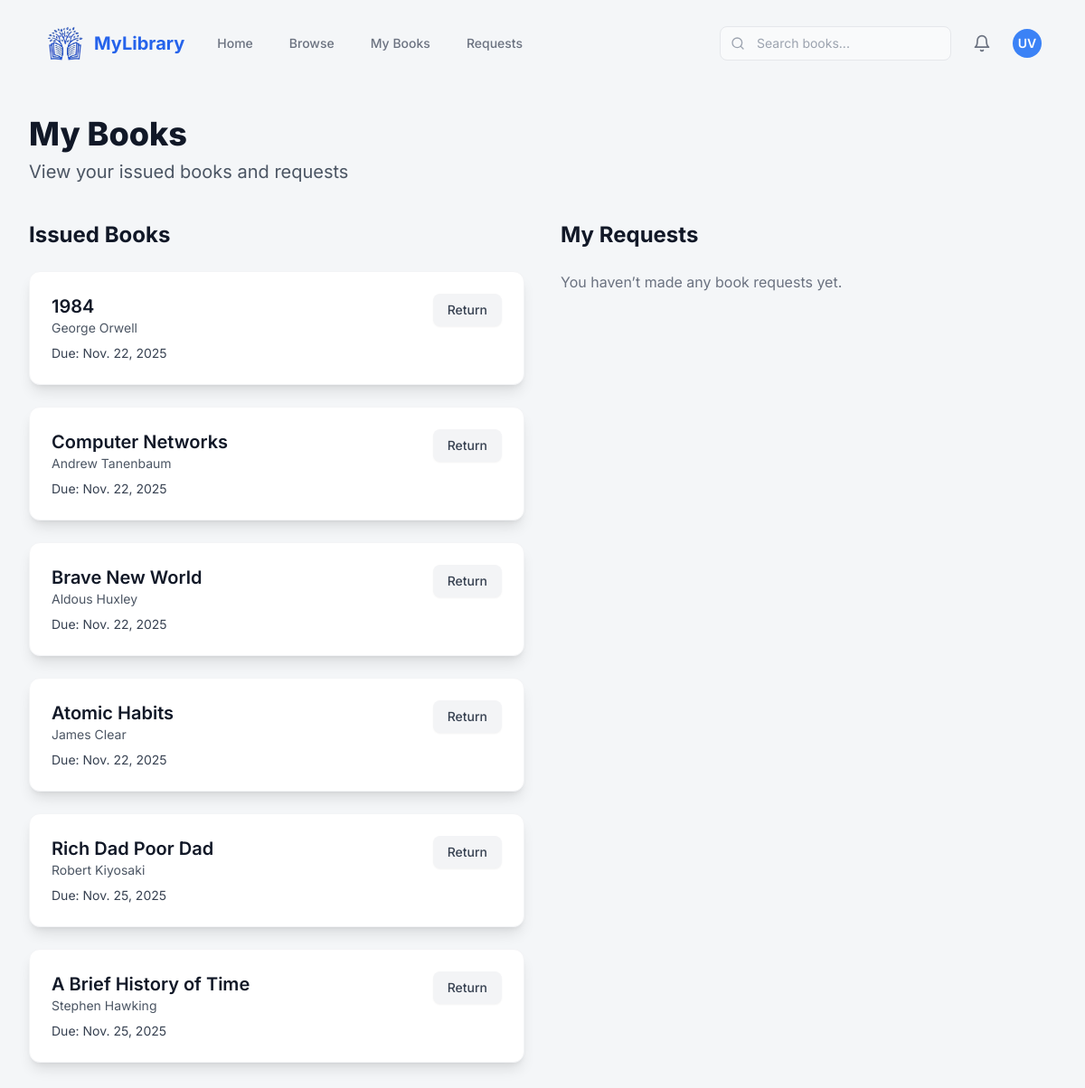
Screenshot of /user/my-books (signed in) with the database file from the repository.
### library_db/models.py (models this page shows, shortened)
class IssueRecord(models.Model):
    STATUS_CHOICES = [
        ('issued', 'Issued'),
        ('returned', 'Returned'),
        ('overdue', 'Overdue'),
    ]
    issue_id = models.AutoField(primary_key=True)
    user = models.ForeignKey(settings.AUTH_USER_MODEL, on_delete=models.CASCADE, related_name='issues')
    book = models.ForeignKey(Book, on_delete=models.CASCADE, related_name='issues')
    issue_date = models.DateField()
    due_date = models.DateField()
    return_date = models.DateField(blank=True, null=True)
    status = models.CharField(max_length=20, choices=STATUS_CHOICES)

class Book(models.Model):
    book_id = models.AutoField(primary_key=True)
    isbn = models.CharField(max_length=20, unique=True)
    title = models.CharField(max_length=255)
    author = models.CharField(max_length=100)
    genre = models.ManyToManyField(Genre, related_name='books')
    language = models.ForeignKey(Language, on_delete=models.CASCADE, related_name='books', null=True)
    description = models.TextField(blank=True, null=True)
    image_url = models.URLField(max_length=500, blank=True, null=True)
    total_copies = models.IntegerField()
    available_copies = models.IntegerField()
    def genre_display(self):
      return ', '.join(genre.genre_name for genre in self.genre.all())
    genre_display.short_description = 'Genres'

### LMS/views.py (the view)
# urls.py: path('user/my-books', views.user_my_books, name='user_my_books'),
@login_required
def user_my_books(request):
    issued_books = IssueRecord.objects.filter(user__email =request.user.email).select_related('book')
    user_request = Request.objects.filter(user=request.user).select_related('book')
    context = {
        'issued_books': issued_books,
        'user_request': user_request,
    }
    return render(request, 'users/books.html', context)

### templates/users/books.html (shortened to what this page needs)
{% include "index.html" %}
{% block content %}
<main class="max-w-7xl mx-auto px-4 sm:px-6 lg:px-8 py-8">
    <header class="mb-10">
        <h1 class="text-4xl font-extrabold text-gray-900 mb-2">My Books</h1>
        <p class="text-xl text-gray-600">View your issued books and requests</p>
    </header>
    <div class="grid grid-cols-1 lg:grid-cols-2 gap-10">
        <div>
            <h2 class="text-2xl font-bold text-gray-900 mb-6">Issued Books</h2>
            {% if issued_books %}
                {% for record in issued_books %}
                <div class="bg-white p-6 rounded-xl shadow-lg border border-gray-100 mb-6 flex justify-between items-start">
                    <div>
                        <p class="text-xl font-semibold text-gray-900">{{ record.book.title }}</p>
                        <p class="text-sm text-gray-600 mb-2">{{ record.book.author }}</p>
                        <p class="text-sm text-gray-700">Due: {{ record.due_date }}</p>
                    </div>
                    <button
                        class="py-2 px-4 text-sm
                               {% if record.status == 'overdue' %}
                                   bg-red-600 text-white hover:bg-red-700
                               {% else %}
                                   bg-gray-100 text-gray-700 hover:bg-gray-200
                               {% endif %}
                               font-medium rounded-lg transition duration-150 shadow-sm">
                        Return
                    </button>
                </div>
                {% endfor %}
            {% else %}
                <p class="text-gray-500">You haven’t issued any books yet.</p>
            {% endif %}
        </div>
        <div>
            <h2 class="text-2xl font-bold text-gray-900 mb-6">My Requests</h2>
            {% if my_requests %}
                {% for req in my_requests %}
                <div class="bg-white p-6 rounded-xl shadow-lg border border-gray-100 mb-6 flex justify-between items-start">
                    <div>
                        <p class="text-xl font-semibold text-gray-900">{{ req.book.title }}</p>
                        <p class="text-sm text-gray-600 mb-2">{{ req.book.author }}</p>
                        <p class="text-sm text-gray-700">Requested on {{ req.request_date }}</p>
                    </div>
                    {% if req.status == "pending" %}
                        <span class="bg-yellow-100 text-yellow-700 text-xs font-bold px-3 py-1 rounded-full shadow-sm">Pending</span>
                    {% elif req.status == "approved" %}
                        <span class="bg-green-100 text-green-700 text-xs font-bold px-3 py-1 rounded-full shadow-sm">Approved</span>
                    {% else %}
                        <span class="bg-red-100 text-red-700 text-xs font-bold px-3 py-1 rounded-full shadow-sm">Rejected</span>
                    {% endif %}
                </div>
                {% endfor %}
            {% else %}
                <p class="text-gray-500">You haven’t made any book requests yet.</p>
            {% endif %}
        </div>
    </div>
</main>
{% endblock %}

### templates/index.html (style rules this page uses)
body { font-family: 'Inter', sans-serif; background-color: #f4f6f8; }

### rows the page displays
IssueRecord: book "1984", book.author "George Orwell", due_date "Nov. 22, 2025"
IssueRecord: book "Computer Networks", book.author "Andrew Tanenbaum", due_date "Nov. 22, 2025"
IssueRecord: book "Brave New World", book.author "Aldous Huxley", due_date "Nov. 22, 2025"
IssueRecord: book "Atomic Habits", book.author "James Clear", due_date "Nov. 22, 2025"
IssueRecord: book "Rich Dad Poor Dad", book.author "Robert Kiyosaki", due_date "Nov. 25, 2025"
IssueRecord: book "A Brief History of Time", book.author "Stephen Hawking", due_date "Nov. 25, 2025"
